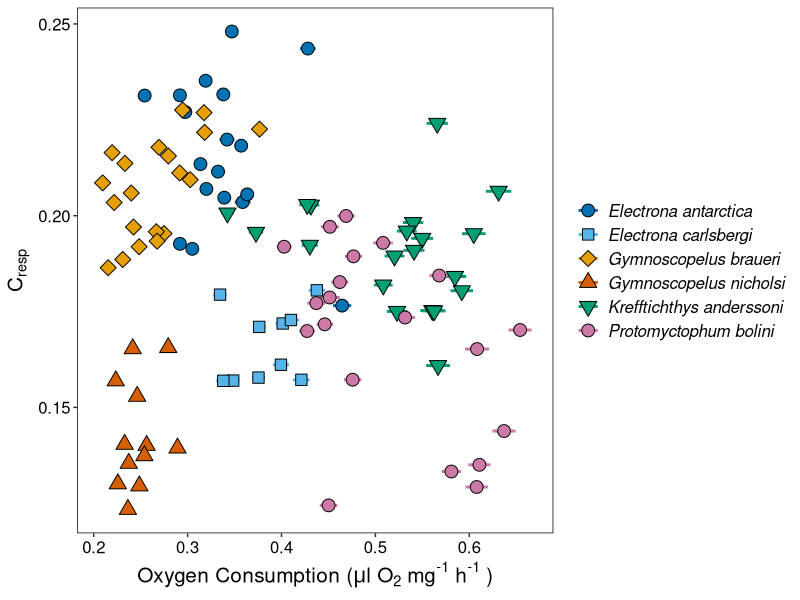

Generate this figure with R:
#### Graphs - Belcher RMR Estimates ####

library(tidyverse)

options(max.print=999999)

myct <- read.csv("Data/Myctophids_M_Temp_Bel.csv")
glimpse(myct)

cbPalette <- c("#0072B2", "#56B4E9", "#E69F00", "#D55E00", "#009E73", "#CC79A7")

ggplot(myct, aes(mean_Metabol, mean_M, sciname)) +
  scale_fill_manual(values = cbPalette) +
  scale_colour_manual(values = cbPalette) +
  geom_errorbarh(aes(xmin = mean_Metabol - se_Metabol, # Horizontal
                     xmax = mean_Metabol + se_Metabol, col = sciname), lwd = 1) + # Colour error-bars according to species
  geom_point(aes(fill = sciname, shape = sciname), size = 4) + # Colour points according to species
  # Customise the theme
  scale_shape_manual(values = c(21, 22, 23, 24, 25, 21)) +
  xlab(expression(paste("Oxygen Consumption (", mu, "l O" ["2"], " mg" ^"-1", " h" ^"-1", " )"))) +
  ylab(expression("C" ["resp"])) +
  # Add error-bars using sd
  theme(panel.background = element_blank(), # Keep the background blank
        text = element_text(size = 15, family = "sans"),
        panel.border = element_rect(colour = "black", fill = NA),
        legend.title = element_blank(),
        legend.key=element_blank(),
        legend.text = element_text(face = "italic"),
        axis.text.x = element_text(colour = "black"),
        axis.text.y = element_text(colour = "black"))  # Print the minor gridlines
